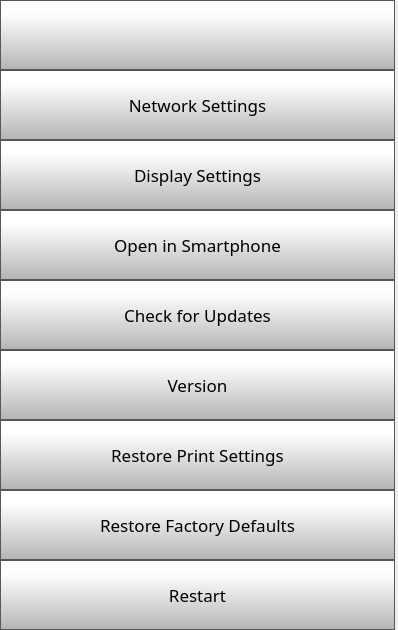
      <widget class="QWidget" name="scrollAreaWidgetContents">
       <property name="geometry">
        <rect>
         <x>0</x>
         <y>0</y>
         <width>398</width>
         <height>630</height>
        </rect>
       </property>
       <layout class="QVBoxLayout" name="verticalLayout">
        <property name="spacing">
         <number>0</number>
        </property>
        <property name="leftMargin">
         <number>0</number>
        </property>
        <property name="topMargin">
         <number>0</number>
        </property>
        <property name="rightMargin">
         <number>3</number>
        </property>
        <property name="bottomMargin">
         <number>0</number>
        </property>
        <item>
         <widget class="QPushButton" name="settingsBackButton">
          <property name="minimumSize">
           <size>
            <width>0</width>
            <height>70</height>
           </size>
          </property>
          <property name="font">
           <font>
            <family>Gotham Light</family>
            <pointsize>9</pointsize>
           </font>
          </property>
          <property name="styleSheet">
           <string notr="true">QPushButton {
     border: 1px solid rgb(87, 87, 87);
	background-color: qlineargradient(spread:pad, x1:0, y1:1, x2:0, y2:0.188, stop:0 rgba(180, 180, 180, 255), stop:1 rgba(255, 255, 255, 255));


}

QPushButton:pressed {
    background-color: qlineargradient(x1: 0, y1: 0, x2: 0, y2: 1,
                                      stop: 0 #dadbde, stop: 1 #f6f7fa);
}

QPushButton:flat {
    border: none; /* no border for a flat push button */
}

QPushButton:default {
    border-color: navy; /* make the default button prominent */
}</string>
          </property>
          <property name="text">
           <string/>
          </property>
          <property name="icon">
           <iconset>
            <normaloff>templates/img/arrows-4.png</normaloff>templates/img/arrows-4.png</iconset>
          </property>
          <property name="iconSize">
           <size>
            <width>50</width>
            <height>50</height>
           </size>
          </property>
          <property name="checkable">
           <bool>false</bool>
          </property>
          <property name="autoDefault">
           <bool>false</bool>
          </property>
          <property name="default">
           <bool>false</bool>
          </property>
          <property name="flat">
           <bool>false</bool>
          </property>
         </widget>
        </item>
        <item>
         <widget class="QPushButton" name="networkSettingsButton">
          <property name="minimumSize">
           <size>
            <width>0</width>
            <height>70</height>
           </size>
          </property>
          <property name="font">
           <font>
            <family>Gotham</family>
            <pointsize>13</pointsize>
           </font>
          </property>
          <property name="styleSheet">
           <string notr="true">QPushButton {
     border: 1px solid rgb(87, 87, 87);
	background-color: qlineargradient(spread:pad, x1:0, y1:1, x2:0, y2:0.188, stop:0 rgba(180, 180, 180, 255), stop:1 rgba(255, 255, 255, 255));


}

QPushButton:pressed {
    background-color: qlineargradient(x1: 0, y1: 0, x2: 0, y2: 1,
                                      stop: 0 #dadbde, stop: 1 #f6f7fa);
}

QPushButton:flat {
    border: none; /* no border for a flat push button */
}

QPushButton:default {
    border-color: navy; /* make the default button prominent */
}

QPushButton:focus {
	outline: none;
}</string>
          </property>
          <property name="text">
           <string>Network Settings</string>
          </property>
          <property name="iconSize">
           <size>
            <width>40</width>
            <height>40</height>
           </size>
          </property>
         </widget>
        </item>
        <item>
         <widget class="QPushButton" name="displaySettingsButton">
          <property name="minimumSize">
           <size>
            <width>0</width>
            <height>70</height>
           </size>
          </property>
          <property name="font">
           <font>
            <family>Gotham</family>
            <pointsize>13</pointsize>
           </font>
          </property>
          <property name="styleSheet">
           <string notr="true">QPushButton {
     border: 1px solid rgb(87, 87, 87);
	background-color: qlineargradient(spread:pad, x1:0, y1:1, x2:0, y2:0.188, stop:0 rgba(180, 180, 180, 255), stop:1 rgba(255, 255, 255, 255));


}

QPushButton:pressed {
    background-color: qlineargradient(x1: 0, y1: 0, x2: 0, y2: 1,
                                      stop: 0 #dadbde, stop: 1 #f6f7fa);
}

QPushButton:flat {
    border: none; /* no border for a flat push button */
}

QPushButton:default {
    border-color: navy; /* make the default button prominent */
}

QPushButton:focus {
	outline: none;
}</string>
          </property>
          <property name="text">
           <string>Display Settings</string>
          </property>
          <property name="iconSize">
           <size>
            <width>40</width>
            <height>40</height>
           </size>
          </property>
         </widget>
        </item>
        <item>
         <widget class="QPushButton" name="pairPhoneButton">
          <property name="minimumSize">
           <size>
            <width>0</width>
            <height>70</height>
           </size>
          </property>
          <property name="font">
           <font>
            <family>Gotham</family>
            <pointsize>13</pointsize>
           </font>
          </property>
          <property name="styleSheet">
           <string notr="true">QPushButton {
     border: 1px solid rgb(87, 87, 87);
	background-color: qlineargradient(spread:pad, x1:0, y1:1, x2:0, y2:0.188, stop:0 rgba(180, 180, 180, 255), stop:1 rgba(255, 255, 255, 255));


}

QPushButton:pressed {
    background-color: qlineargradient(x1: 0, y1: 0, x2: 0, y2: 1,
                                      stop: 0 #dadbde, stop: 1 #f6f7fa);
}

QPushButton:flat {
    border: none; /* no border for a flat push button */
}

QPushButton:default {
    border-color: navy; /* make the default button prominent */
}

QPushButton:focus {
	outline: none;
}</string>
          </property>
          <property name="text">
           <string>Open in Smartphone</string>
          </property>
          <property name="iconSize">
           <size>
            <width>40</width>
            <height>40</height>
           </size>
          </property>
         </widget>
        </item>
        <item>
         <widget class="QPushButton" name="OTAButton">
          <property name="minimumSize">
           <size>
            <width>0</width>
            <height>70</height>
           </size>
          </property>
          <property name="font">
           <font>
            <family>Gotham</family>
            <pointsize>13</pointsize>
           </font>
          </property>
          <property name="styleSheet">
           <string notr="true">QPushButton {
     border: 1px solid rgb(87, 87, 87);
	background-color: qlineargradient(spread:pad, x1:0, y1:1, x2:0, y2:0.188, stop:0 rgba(180, 180, 180, 255), stop:1 rgba(255, 255, 255, 255));


}

QPushButton:pressed {
    background-color: qlineargradient(x1: 0, y1: 0, x2: 0, y2: 1,
                                      stop: 0 #dadbde, stop: 1 #f6f7fa);
}

QPushButton:flat {
    border: none; /* no border for a flat push button */
}

QPushButton:default {
    border-color: navy; /* make the default button prominent */
}

QPushButton:focus {
	outline: none;
}</string>
          </property>
          <property name="text">
           <string>Check for Updates</string>
          </property>
          <property name="iconSize">
           <size>
            <width>40</width>
            <height>40</height>
           </size>
          </property>
         </widget>
        </item>
        <item>
         <widget class="QPushButton" name="versionButton">
          <property name="minimumSize">
           <size>
            <width>0</width>
            <height>70</height>
           </size>
          </property>
          <property name="font">
           <font>
            <family>Gotham</family>
            <pointsize>13</pointsize>
           </font>
          </property>
          <property name="styleSheet">
           <string notr="true">QPushButton {
     border: 1px solid rgb(87, 87, 87);
	background-color: qlineargradient(spread:pad, x1:0, y1:1, x2:0, y2:0.188, stop:0 rgba(180, 180, 180, 255), stop:1 rgba(255, 255, 255, 255));


}

QPushButton:pressed {
    background-color: qlineargradient(x1: 0, y1: 0, x2: 0, y2: 1,
                                      stop: 0 #dadbde, stop: 1 #f6f7fa);
}

QPushButton:flat {
    border: none; /* no border for a flat push button */
}

QPushButton:default {
    border-color: navy; /* make the default button prominent */
}

QPushButton:focus {
	outline: none;
}</string>
          </property>
          <property name="text">
           <string>Version</string>
          </property>
          <property name="iconSize">
           <size>
            <width>40</width>
            <height>40</height>
           </size>
          </property>
         </widget>
        </item>
        <item>
         <widget class="QPushButton" name="restorePrintSettingsButton">
          <property name="minimumSize">
           <size>
            <width>0</width>
            <height>70</height>
           </size>
          </property>
          <property name="font">
           <font>
            <family>Gotham</family>
            <pointsize>13</pointsize>
           </font>
          </property>
          <property name="styleSheet">
           <string notr="true">QPushButton {
     border: 1px solid rgb(87, 87, 87);
	background-color: qlineargradient(spread:pad, x1:0, y1:1, x2:0, y2:0.188, stop:0 rgba(180, 180, 180, 255), stop:1 rgba(255, 255, 255, 255));


}

QPushButton:pressed {
    background-color: qlineargradient(x1: 0, y1: 0, x2: 0, y2: 1,
                                      stop: 0 #dadbde, stop: 1 #f6f7fa);
}

QPushButton:flat {
    border: none; /* no border for a flat push button */
}

QPushButton:default {
    border-color: navy; /* make the default button prominent */
}

QPushButton:focus {
	outline: none;
}</string>
          </property>
          <property name="text">
           <string>Restore Print Settings</string>
          </property>
          <property name="iconSize">
           <size>
            <width>40</width>
            <height>40</height>
           </size>
          </property>
         </widget>
        </item>
        <item>
         <widget class="QPushButton" name="restoreFactoryDefaultsButton">
          <property name="minimumSize">
           <size>
            <width>0</width>
            <height>70</height>
           </size>
          </property>
          <property name="font">
           <font>
            <family>Gotham</family>
            <pointsize>13</pointsize>
           </font>
          </property>
          <property name="styleSheet">
           <string notr="true">QPushButton {
     border: 1px solid rgb(87, 87, 87);
	background-color: qlineargradient(spread:pad, x1:0, y1:1, x2:0, y2:0.188, stop:0 rgba(180, 180, 180, 255), stop:1 rgba(255, 255, 255, 255));


}

QPushButton:pressed {
    background-color: qlineargradient(x1: 0, y1: 0, x2: 0, y2: 1,
                                      stop: 0 #dadbde, stop: 1 #f6f7fa);
}

QPushButton:flat {
    border: none; /* no border for a flat push button */
}

QPushButton:default {
    border-color: navy; /* make the default button prominent */
}

QPushButton:focus {
	outline: none;
}</string>
          </property>
          <property name="text">
           <string>Restore Factory Defaults</string>
          </property>
          <property name="iconSize">
           <size>
            <width>40</width>
            <height>40</height>
           </size>
          </property>
         </widget>
        </item>
        <item>
         <widget class="QPushButton" name="restartButton">
          <property name="minimumSize">
           <size>
            <width>0</width>
            <height>70</height>
           </size>
          </property>
          <property name="font">
           <font>
            <family>Gotham</family>
            <pointsize>13</pointsize>
           </font>
          </property>
          <property name="styleSheet">
           <string notr="true">QPushButton {
     border: 1px solid rgb(87, 87, 87);
	background-color: qlineargradient(spread:pad, x1:0, y1:1, x2:0, y2:0.188, stop:0 rgba(180, 180, 180, 255), stop:1 rgba(255, 255, 255, 255));


}

QPushButton:pressed {
    background-color: qlineargradient(x1: 0, y1: 0, x2: 0, y2: 1,
                                      stop: 0 #dadbde, stop: 1 #f6f7fa);
}

QPushButton:flat {
    border: none; /* no border for a flat push button */
}

QPushButton:default {
    border-color: navy; /* make the default button prominent */
}

QPushButton:focus {
	outline: none;
}</string>
          </property>
          <property name="text">
           <string>Restart</string>
          </property>
          <property name="iconSize">
           <size>
            <width>40</width>
            <height>40</height>
           </size>
          </property>
         </widget>
        </item>
       </layout>
      </widget>
